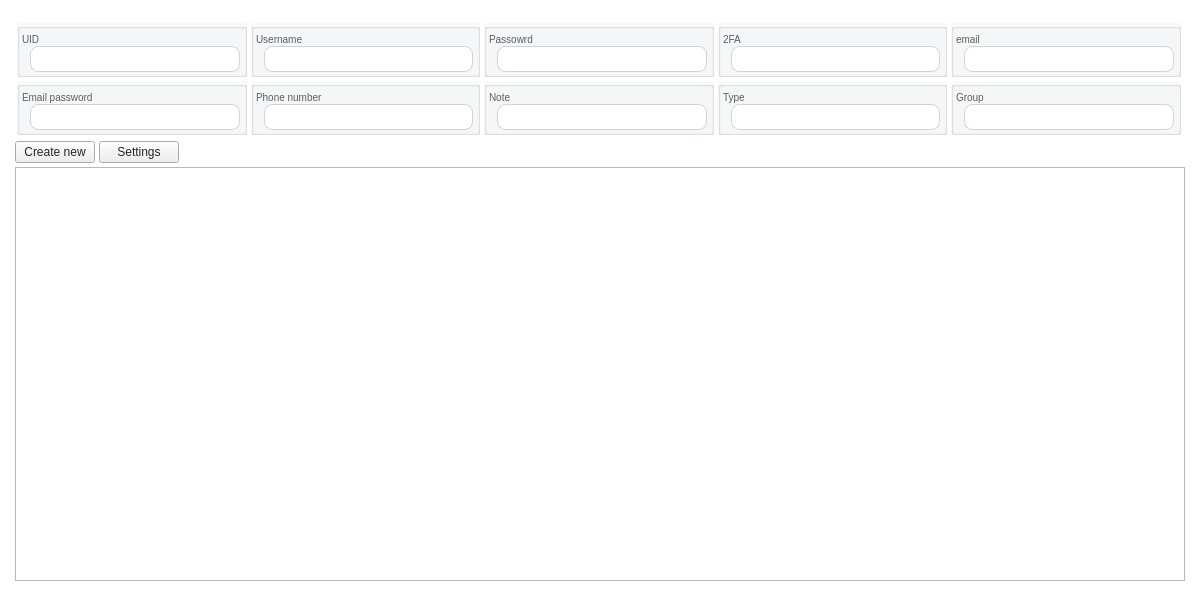
<?xml version="1.0" encoding="UTF-8"?>
<ui version="4.0">
 <class>User</class>
 <widget class="QWidget" name="User">
  <property name="geometry">
   <rect>
    <x>0</x>
    <y>0</y>
    <width>1200</width>
    <height>600</height>
   </rect>
  </property>
  <property name="windowTitle">
   <string>Form</string>
  </property>
  <property name="styleSheet">
   <string notr="true">#User{
  font-family: &quot;Courier New&quot;;
  background-color: #FFFFFF;
}
QGroupBox {
  font-family: &quot;Courier New&quot;;
  font-size: 13px;
  background-color: rgba(248, 249, 250, 1);
}
QLineEdit {
  padding: 4px 0;
  border: 1px solid #ced4da;
  border-radius: 8px;
  margin-left: 8px;
  padding-left: 4px;
  background-color: #FFFFFF;
  color:#212529;
}
QPlainTextEdit {
	background-color: #FFFFFF;
  color:#212529;
}
QLabel {
  font-family: &quot;Courier New&quot;;
  font-size: 13px;
  color: rgb(90, 93, 97);
}
QRadioButton {
  font-family: &quot;Courier New&quot;;
  font-size: 13px;
  color: #212529;
}
QComboBox {
  font-family: &quot;Courier New&quot;;
  font-size: 13px;
  color: #212529;
}
QPushButton {
  color: #212529;
}

QCheckBox{
  color: #212529;
}</string>
  </property>
  <layout class="QHBoxLayout" name="horizontalLayout_2">
   <item>
    <layout class="QVBoxLayout" name="verticalLayout_21">
     <property name="spacing">
      <number>4</number>
     </property>
     <property name="leftMargin">
      <number>4</number>
     </property>
     <property name="topMargin">
      <number>8</number>
     </property>
     <property name="rightMargin">
      <number>4</number>
     </property>
     <property name="bottomMargin">
      <number>8</number>
     </property>
     <item>
      <layout class="QGridLayout" name="gridLayout">
       <property name="leftMargin">
        <number>2</number>
       </property>
       <property name="topMargin">
        <number>4</number>
       </property>
       <property name="rightMargin">
        <number>4</number>
       </property>
       <property name="bottomMargin">
        <number>2</number>
       </property>
       <property name="spacing">
        <number>4</number>
       </property>
       <item row="0" column="3">
        <widget class="QGroupBox" name="two_fa_container">
         <property name="title">
          <string/>
         </property>
         <layout class="QVBoxLayout" name="verticalLayout_9">
          <property name="spacing">
           <number>4</number>
          </property>
          <property name="leftMargin">
           <number>2</number>
          </property>
          <property name="topMargin">
           <number>4</number>
          </property>
          <property name="rightMargin">
           <number>4</number>
          </property>
          <property name="bottomMargin">
           <number>2</number>
          </property>
          <item>
           <layout class="QVBoxLayout" name="verticalLayout_10">
            <property name="spacing">
             <number>0</number>
            </property>
            <item>
             <widget class="QLabel" name="two_fa_label">
              <property name="styleSheet">
               <string notr="true">font-size: 10px</string>
              </property>
              <property name="text">
               <string>2FA</string>
              </property>
             </widget>
            </item>
            <item>
             <widget class="QLineEdit" name="two_fa_input"/>
            </item>
           </layout>
          </item>
         </layout>
        </widget>
       </item>
       <item row="0" column="4">
        <widget class="QGroupBox" name="email_container">
         <property name="title">
          <string/>
         </property>
         <layout class="QVBoxLayout" name="verticalLayout_5">
          <property name="spacing">
           <number>4</number>
          </property>
          <property name="leftMargin">
           <number>2</number>
          </property>
          <property name="topMargin">
           <number>4</number>
          </property>
          <property name="rightMargin">
           <number>4</number>
          </property>
          <property name="bottomMargin">
           <number>2</number>
          </property>
          <item>
           <layout class="QVBoxLayout" name="verticalLayout_6">
            <property name="spacing">
             <number>0</number>
            </property>
            <item>
             <widget class="QLabel" name="email_label">
              <property name="styleSheet">
               <string notr="true">font-size: 10px</string>
              </property>
              <property name="text">
               <string>email</string>
              </property>
             </widget>
            </item>
            <item>
             <widget class="QLineEdit" name="email_input"/>
            </item>
           </layout>
          </item>
         </layout>
        </widget>
       </item>
       <item row="0" column="2">
        <widget class="QGroupBox" name="password_container">
         <property name="title">
          <string/>
         </property>
         <layout class="QVBoxLayout" name="verticalLayout_3">
          <property name="spacing">
           <number>4</number>
          </property>
          <property name="leftMargin">
           <number>2</number>
          </property>
          <property name="topMargin">
           <number>4</number>
          </property>
          <property name="rightMargin">
           <number>4</number>
          </property>
          <property name="bottomMargin">
           <number>2</number>
          </property>
          <item>
           <layout class="QVBoxLayout" name="verticalLayout_4">
            <property name="spacing">
             <number>0</number>
            </property>
            <item>
             <widget class="QLabel" name="password_label">
              <property name="styleSheet">
               <string notr="true">font-size: 10px</string>
              </property>
              <property name="text">
               <string>Passowrd</string>
              </property>
             </widget>
            </item>
            <item>
             <widget class="QLineEdit" name="password_input"/>
            </item>
           </layout>
          </item>
         </layout>
        </widget>
       </item>
       <item row="0" column="1">
        <widget class="QGroupBox" name="username_container">
         <property name="title">
          <string/>
         </property>
         <layout class="QVBoxLayout" name="verticalLayout_19">
          <property name="spacing">
           <number>4</number>
          </property>
          <property name="leftMargin">
           <number>2</number>
          </property>
          <property name="topMargin">
           <number>4</number>
          </property>
          <property name="rightMargin">
           <number>4</number>
          </property>
          <property name="bottomMargin">
           <number>2</number>
          </property>
          <item>
           <layout class="QVBoxLayout" name="verticalLayout_20">
            <property name="spacing">
             <number>0</number>
            </property>
            <item>
             <widget class="QLabel" name="username_label">
              <property name="styleSheet">
               <string notr="true">font-size: 10px</string>
              </property>
              <property name="text">
               <string>Username</string>
              </property>
             </widget>
            </item>
            <item>
             <widget class="QLineEdit" name="username_input"/>
            </item>
           </layout>
          </item>
         </layout>
        </widget>
       </item>
       <item row="0" column="0">
        <widget class="QGroupBox" name="uid_container">
         <property name="title">
          <string/>
         </property>
         <layout class="QVBoxLayout" name="verticalLayout_2">
          <property name="spacing">
           <number>4</number>
          </property>
          <property name="leftMargin">
           <number>2</number>
          </property>
          <property name="topMargin">
           <number>4</number>
          </property>
          <property name="rightMargin">
           <number>4</number>
          </property>
          <property name="bottomMargin">
           <number>2</number>
          </property>
          <item>
           <layout class="QVBoxLayout" name="verticalLayout">
            <property name="spacing">
             <number>0</number>
            </property>
            <item>
             <widget class="QLabel" name="uid_label">
              <property name="styleSheet">
               <string notr="true">font-size: 10px</string>
              </property>
              <property name="text">
               <string>UID</string>
              </property>
             </widget>
            </item>
            <item>
             <widget class="QLineEdit" name="uid_input"/>
            </item>
           </layout>
          </item>
         </layout>
        </widget>
       </item>
       <item row="1" column="0">
        <widget class="QGroupBox" name="email_password_container">
         <property name="title">
          <string/>
         </property>
         <layout class="QVBoxLayout" name="verticalLayout_7">
          <property name="spacing">
           <number>4</number>
          </property>
          <property name="leftMargin">
           <number>2</number>
          </property>
          <property name="topMargin">
           <number>4</number>
          </property>
          <property name="rightMargin">
           <number>4</number>
          </property>
          <property name="bottomMargin">
           <number>2</number>
          </property>
          <item>
           <layout class="QVBoxLayout" name="verticalLayout_8">
            <property name="spacing">
             <number>0</number>
            </property>
            <item>
             <widget class="QLabel" name="email_password_label">
              <property name="styleSheet">
               <string notr="true">font-size: 10px</string>
              </property>
              <property name="text">
               <string>Email password</string>
              </property>
             </widget>
            </item>
            <item>
             <widget class="QLineEdit" name="email_password_input"/>
            </item>
           </layout>
          </item>
         </layout>
        </widget>
       </item>
       <item row="1" column="1">
        <widget class="QGroupBox" name="phone_number_container">
         <property name="title">
          <string/>
         </property>
         <layout class="QVBoxLayout" name="verticalLayout_11">
          <property name="spacing">
           <number>4</number>
          </property>
          <property name="leftMargin">
           <number>2</number>
          </property>
          <property name="topMargin">
           <number>4</number>
          </property>
          <property name="rightMargin">
           <number>4</number>
          </property>
          <property name="bottomMargin">
           <number>2</number>
          </property>
          <item>
           <layout class="QVBoxLayout" name="verticalLayout_12">
            <property name="spacing">
             <number>0</number>
            </property>
            <item>
             <widget class="QLabel" name="phone_number_label">
              <property name="styleSheet">
               <string notr="true">font-size: 10px</string>
              </property>
              <property name="text">
               <string>Phone number</string>
              </property>
             </widget>
            </item>
            <item>
             <widget class="QLineEdit" name="phone_number_input"/>
            </item>
           </layout>
          </item>
         </layout>
        </widget>
       </item>
       <item row="1" column="2">
        <widget class="QGroupBox" name="note_container">
         <property name="title">
          <string/>
         </property>
         <layout class="QVBoxLayout" name="verticalLayout_17">
          <property name="spacing">
           <number>4</number>
          </property>
          <property name="leftMargin">
           <number>2</number>
          </property>
          <property name="topMargin">
           <number>4</number>
          </property>
          <property name="rightMargin">
           <number>4</number>
          </property>
          <property name="bottomMargin">
           <number>2</number>
          </property>
          <item>
           <layout class="QVBoxLayout" name="verticalLayout_18">
            <property name="spacing">
             <number>0</number>
            </property>
            <item>
             <widget class="QLabel" name="note_label">
              <property name="styleSheet">
               <string notr="true">font-size: 10px</string>
              </property>
              <property name="text">
               <string>Note</string>
              </property>
             </widget>
            </item>
            <item>
             <widget class="QLineEdit" name="note_input"/>
            </item>
           </layout>
          </item>
         </layout>
        </widget>
       </item>
       <item row="1" column="3">
        <widget class="QGroupBox" name="type_container">
         <property name="title">
          <string/>
         </property>
         <layout class="QVBoxLayout" name="verticalLayout_15">
          <property name="spacing">
           <number>4</number>
          </property>
          <property name="leftMargin">
           <number>2</number>
          </property>
          <property name="topMargin">
           <number>4</number>
          </property>
          <property name="rightMargin">
           <number>4</number>
          </property>
          <property name="bottomMargin">
           <number>2</number>
          </property>
          <item>
           <layout class="QVBoxLayout" name="verticalLayout_16">
            <property name="spacing">
             <number>0</number>
            </property>
            <item>
             <widget class="QLabel" name="type_label">
              <property name="styleSheet">
               <string notr="true">font-size: 10px</string>
              </property>
              <property name="text">
               <string>Type</string>
              </property>
             </widget>
            </item>
            <item>
             <widget class="QLineEdit" name="type_input"/>
            </item>
           </layout>
          </item>
         </layout>
        </widget>
       </item>
       <item row="1" column="4">
        <widget class="QGroupBox" name="group_container">
         <property name="title">
          <string/>
         </property>
         <layout class="QVBoxLayout" name="verticalLayout_13">
          <property name="spacing">
           <number>4</number>
          </property>
          <property name="leftMargin">
           <number>2</number>
          </property>
          <property name="topMargin">
           <number>4</number>
          </property>
          <property name="rightMargin">
           <number>4</number>
          </property>
          <property name="bottomMargin">
           <number>2</number>
          </property>
          <item>
           <layout class="QVBoxLayout" name="verticalLayout_14">
            <property name="spacing">
             <number>0</number>
            </property>
            <item>
             <widget class="QLabel" name="group_label">
              <property name="styleSheet">
               <string notr="true">font-size: 10px</string>
              </property>
              <property name="text">
               <string>Group</string>
              </property>
             </widget>
            </item>
            <item>
             <widget class="QLineEdit" name="group_input"/>
            </item>
           </layout>
          </item>
         </layout>
        </widget>
       </item>
      </layout>
     </item>
     <item>
      <layout class="QHBoxLayout" name="horizontalLayout">
       <property name="spacing">
        <number>4</number>
       </property>
       <item>
        <widget class="QPushButton" name="create_new_btn">
         <property name="text">
          <string>Create new</string>
         </property>
        </widget>
       </item>
       <item>
        <widget class="QPushButton" name="settings_btn">
         <property name="text">
          <string>Settings</string>
         </property>
        </widget>
       </item>
       <item>
        <spacer name="horizontalSpacer">
         <property name="orientation">
          <enum>Qt::Orientation::Horizontal</enum>
         </property>
         <property name="sizeHint" stdset="0">
          <size>
           <width>40</width>
           <height>20</height>
          </size>
         </property>
        </spacer>
       </item>
      </layout>
     </item>
     <item>
      <widget class="QTableView" name="table_view"/>
     </item>
    </layout>
   </item>
  </layout>
 </widget>
 <resources/>
 <connections/>
</ui>
